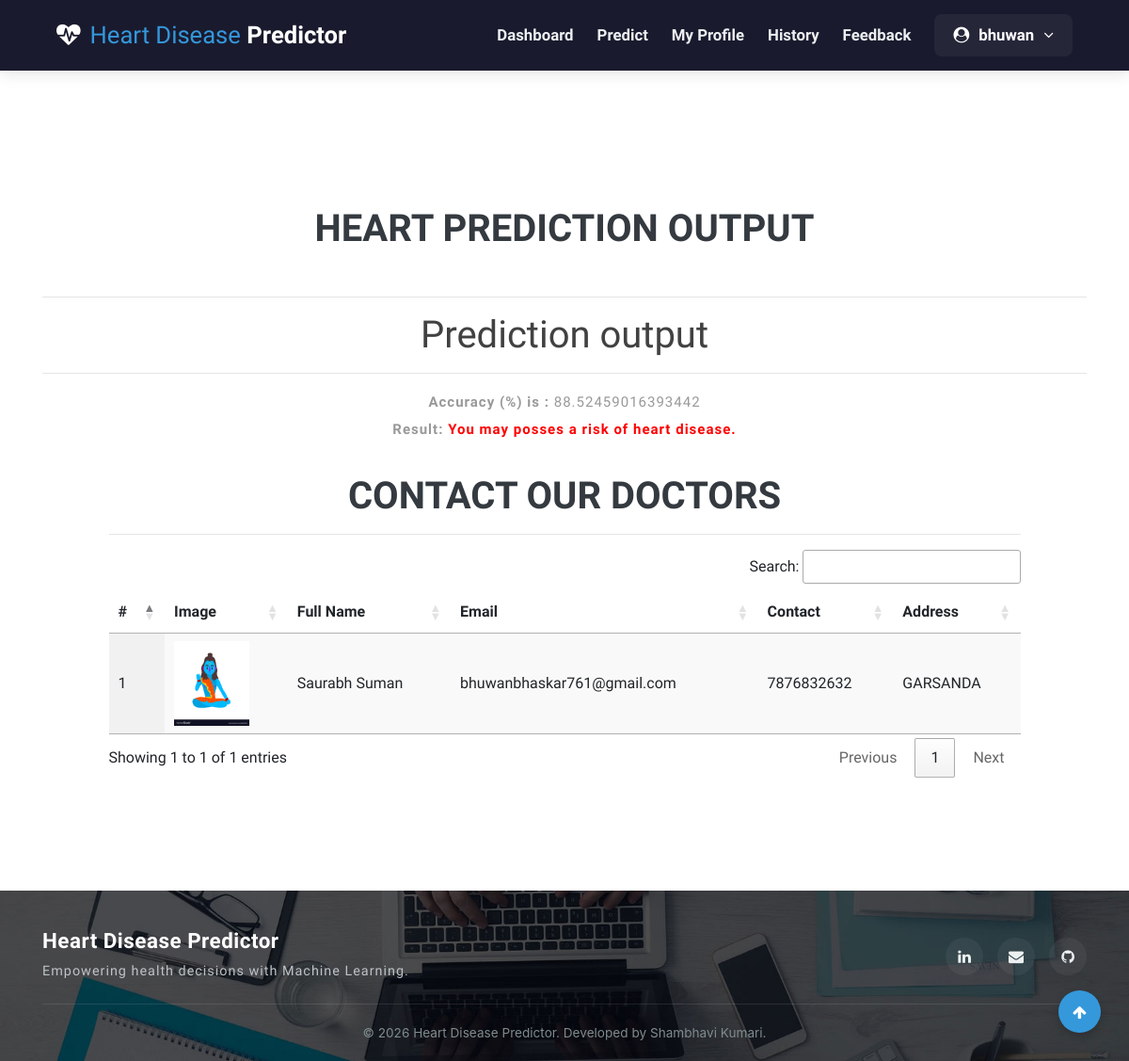
The page /predict_desease/88.52459016393442/88.52459016393442/ (signed in) on the database its author committed.
### health/models.py (models this page shows, shortened)
class Doctor(models.Model):
    status = models.IntegerField(DOCTOR_STATUS, null=True)
    user = models.ForeignKey(User, on_delete=models.CASCADE, null=True)
    contact = models.CharField(max_length=100, null=True)
    address = models.CharField(max_length=100, null=True)
    category = models.CharField(max_length=100, null=True)
    doj = models.DateField(null=True)
    dob = models.DateField(null=True)
    image = models.FileField(null=True)

### health/views.py (the view)
# urls.py: path('predict_desease/<str:pred>/<str:accuracy>/', predict_desease, name="predict_desease"),
@login_required(login_url="login")
def predict_desease(request, pred, accuracy):
    doctor = Doctor.objects.filter(address__icontains=Patient.objects.get(user=request.user).address)
    d = {'pred': pred, 'accuracy':accuracy, 'doctor':doctor}
    return render(request, 'predict_disease.html', d)

### health/templates/predict_disease.html
{% extends 'index.html' %}
{% load static %}
{% block body %}
	<section class="logins py-5">
		<div class="container py-xl-5 py-lg-3">
			<div class="title-section mb-md-5 mb-4">
				<h6 class="w3ls-title-sub" style="color:red"></h6><br><br><center>
				<h3 class="w3ls-title text-uppercase text-dark font-weight-bold">Heart Prediction Output</h3></center>
			</div><hr/>
			<div class="login px-sm-12" style="width:100%">
                <h1 align='center' style='color:#414141'>Prediction output</h1><hr><center><p><b>Accuracy (%) is :</b> {{ accuracy }}  </p><p><b>Result:</b>
                {% if pred == "0" %}
                <span style='color:green'><strong>You are healthy.</strong></span>
                {% else %}
                <span style='color:red'><strong>You may posses a risk of heart disease.</strong></span>
                {% endif %}
            </p></center>
			</div>
            {% if pred != "0" %}
            <div class="container-fluid" style="width:90%;margin-top:3%">
                    <div class="container-fluid">
                        <h1 align="center" class="w3ls-title text-uppercase text-dark font-weight-bold">Contact our doctors</h1>
                         </div><hr>
                                <table id="example" class="display" style="width:100%">
                                  <thead>
                                    <tr>
                                      <th>#</th>
                                      <th>Image</th>
                                      <th>Full Name</th>
                                      <th>Email</th>
                                      <th>Contact</th>
                                      <th>Address</th>
                                  </tr>
                              </thead>
                              <tbody>
                              {% for i in doctor %}
                                <tr>
                                  <td>{{forloop.counter}}</td>
                                  <td><img src="{{i.image.url}}" style="width:80px;height:90px"></td>
                                  <td>{{i.user.first_name}} {{i.user.last_name}}</td>
                                  <td>{{i.user.email}}</td>
                                  <td>{{i.contact}}</td>
                                  <td>{{i.address}}</td>
                              </tr>
                              {% empty %}
                              <tr>
                                  <td colspan="5">No Record Found.</td>
                              </tr>
                              {% endfor %}
                          </tbody>
                      </table>
                  </div>
            {% endif %}
		</div>
	</section>
{% endblock %}

### health/templates/index.html (shortened to what this page needs)
<!DOCTYPE html>
{% load static %}
<html lang="zxx">
<head>
	<link rel="stylesheet" href="{% static 'css/bootstrap.css' %}">
	<link href="{% static 'css/css_slider.css' %}" type="text/css" rel="stylesheet" media="all">
	<link rel="stylesheet" href="{% static 'css/style.css' %}" type="text/css" media="all" />
	<link href="{% static 'css/font-awesome.min.css' %}" rel="stylesheet">
<link rel='stylesheet' type='text/css' href="https://cdn.datatables.net/1.10.21/css/jquery.dataTables.min.css">
<link rel='stylesheet' type='text/css' href="https://cdn.datatables.net/buttons/1.6.2/css/buttons.dataTables.min.css">
</head>
<body>
	<div id="home" style="margin-bottom: 2%">
	<header class="modern-header">
		<div class="container-fluid">
			<div class="header-logo">
				<a href="{% url 'home' %}">
					<span class="fa fa-heartbeat"></span>
					<span><span class="logo-sp">Heart Disease</span> Predictor</span>
				</a>
			</div>
			<div class="header-menu">
				<ul class="modern-nav">
					{% if request.user.is_staff %}
						<li><a href="{% url 'admin_home' %}">Dashboard</a></li>
						<li class="user-dropdown">
							<a href="#" class="user-dropdown-btn">Doctors <i class="fa fa-angle-down"></i></a>
							<div class="dropdown-content">
								<a href="/add_doctor">Add Doctor</a>
								<a href="/view_doctor">View Doctors</a>
							</div>
						</li>
						<li><a href="/view_patient">Patients</a></li>
						<li><a href="/view_search_pat">History</a></li>
						<li><a href="/view_feedback">Feedback</a></li>
						<li class="user-dropdown">
							<a href="#" class="user-dropdown-btn"><i class="fa fa-user-circle"></i> {{request.user.username}} <i class="fa fa-angle-down"></i></a>
							<div class="dropdown-content">
								<a href="{% url 'change_password' %}">Change Password</a>
								<a href="{% url 'logout' %}">Logout</a>
							</div>
						</li>
					{% elif request.user.patient_set.all.0 %}
						<li><a href="{% url 'patient_home' %}">Dashboard</a></li>
						<li><a href="/add_heartdetail">Predict</a></li>
						<li><a href="/profile_doctor">My Profile</a></li>
						<li><a href="/view_search_pat">History</a></li>
						<li><a href="/sent_feedback">Feedback</a></li>
						<li class="user-dropdown">
							<a href="#" class="user-dropdown-btn"><i class="fa fa-user-circle"></i> {{request.user.username}} <i class="fa fa-angle-down"></i></a>
						</li>
					{% endif %}
				</ul>
			</div>
		</div>
	</header>
		{% block body %}
		{% endblock %}
	</div>
	<footer class="modern-footer">
		<div class="container">
			<div class="footer-content">
				<div class="footer-brand">
					<h4>Heart Disease Predictor</h4>
					<p>Empowering health decisions with Machine Learning.</p>
				</div>
				<ul class="footer-socials">
					<li><a href="https://linkedin.com/in/shambhavi-kumari-app" target="_blank" title="LinkedIn"><span class="fa fa-linkedin"></span></a></li>
					<li><a href="mailto:shambhavikumari088@gmail.com" title="Email"><span class="fa fa-envelope"></span></a></li>
					<li><a href="https://github.com/shambhavikumari088-source" target="_blank" title="GitHub"><span class="fa fa-github"></span></a></li>
				</ul>
			</div>
			<div class="footer-bottom">
				&copy; 2026 Heart Disease Predictor. Developed by Shambhavi Kumari.
			</div>
		</div>
	</footer>
	<a href="#home" class="move-top-btn"><span class="fa fa-arrow-up"></span></a>
</body>
</html>

### health/static/css/style.css (style rules this page uses)
body { padding: 0; margin: 0; background: #FFF; font-family: 'Quicksand', sans-serif; }
body a, body button { transition: 0.5s all; -webkit-transition: 0.5s all; -moz-transition: 0.5s all; -o-transition: 0.5s all; -ms-transition: 0.5s all; text-decoration: none; }
html { scroll-behavior: smooth; }
h1, h2, h3, h4, h5, h6 { margin: 0; padding: 0; font-family: 'Mukta', sans-serif; }
p { margin: 0; padding: 0; font-size: 15px; letter-spacing: 1px; line-height: 1.9; color: #999; font-family: 'Quicksand', sans-serif; }
ul, ol { margin: 0; padding: 0; }
#home { position: relative; }
span.logo-sp { font-weight: 100; }
li>a:only-child:after { content: ''; }
h3.w3ls-title { font-size: 40px; }
footer { background: url(../images/bg3.jpg) no-repeat center; background-size: cover; -webkit-background-size: cover; -moz-background-size: cover; -o-background-size: cover; -ms-background-size: cover; }

### health/templates/index.html (style rules this page uses)
.modern-header { background-color: #1a1a2e; box-shadow: 0 4px 15px rgba(0,0,0,0.1); position: sticky; top: 0; z-index: 1000; padding: 15px 0; }
.modern-header .container-fluid { display: flex; justify-content: space-between; align-items: center; padding: 0 5%; }
.header-logo a { font-size: 1.6rem; font-weight: 800; color: #fff; text-decoration: none; display: flex; align-items: center; gap: 10px; }
.header-logo .logo-sp { color: #3498db; }
.modern-nav { display: flex; align-items: center; gap: 25px; list-style: none; margin: 0; padding: 0; }
.modern-nav li a { color: #ecf0f1; font-weight: 600; font-size: 1.05rem; text-decoration: none; transition: color 0.3s; }
.user-dropdown { position: relative; display: inline-block; }
.user-dropdown-btn { background: rgba(255,255,255,0.05); color: #fff !important; padding: 10px 20px; border-radius: 8px; display: flex; align-items: center; gap: 10px; text-decoration: none; font-weight: 600; transition: background 0.3s; }
.modern-footer { background-color: #1a1a2e; color: #ecf0f1; padding: 40px 0 20px; font-family: 'Inter', sans-serif; margin-top: auto; }
.footer-content { display: flex; flex-wrap: wrap; justify-content: space-between; align-items: center; gap: 20px; padding-bottom: 20px; border-bottom: 1px solid rgba(255,255,255,0.1); }
.footer-brand h4 { color: #fff; font-weight: 700; margin: 0; font-size: 1.4rem; letter-spacing: 0.5px; }
.footer-brand p { color: #bdc3c7; font-size: 0.9rem; margin: 5px 0 0; }
.footer-socials { display: flex; gap: 15px; list-style: none; margin: 0; padding: 0; }
.footer-socials li a { display: flex; align-items: center; justify-content: center; width: 40px; height: 40px; background: rgba(255,255,255,0.05); color: #ecf0f1; border-radius: 50%; text-decoration: none; transition: all 0.3s ease; }
.footer-bottom { text-align: center; padding-top: 20px; color: #7f8c8d; font-size: 0.85rem; }
.move-top-btn { position: fixed; bottom: 30px; right: 30px; background: #3498db; color: #fff; width: 45px; height: 45px; border-radius: 50%; display: flex; align-items: center; justify-content: center; text-decoration: none; box-shadow: 0 4px 10px rgba(0,0,0,0.2); transition: all 0.3s ease; z-index: 99; }

### rows shown on the page
Doctor: image (picture), user.first_name "Saurabh", user.last_name "Suman", user.email "bhuwanbhaskar761@gmail.com", contact "7876832632", address "GARSANDA"

### other values the page prints
{{ request.user.username }} "bhuwan"
{{ accuracy }} "88.52459016393442"
